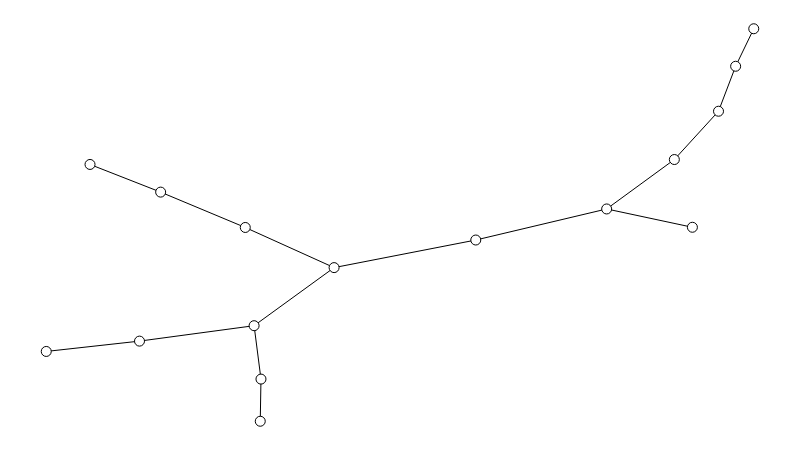

Notebook cell for this chart:
### Markdown cell above
## Caminhos relativamente curtos

Primeiramente, precisamos evitar caracterizações baseadas em algum "número mágico" como [seis](https://en.wikipedia.org/wiki/Six_degrees_of_separation). A diferença entre os comprimentos médios obtidos pelo Milgram e os comprimentos médios obtidos do Spotify exigem uma caracterização mais genérica.

Informalmente, a definição de pequeno mundo já foi estabelecida: um grafo cujos caminhos são *relativamente curtos*. Nosso objetivo é formalizar o suficiente essa definição para poder usá-la em um teste de hipótese.

Um primeiro passso natural é tentar visualizar uma rede pequeno mundo para obter *insights* sobre a "cara" dela.

Nas lousinhas, as duplas Graicer/Tirta e Fred/Rapha apresentaram propostas baseadas em *árvore*. Uma árvore é uma *rede conexa sem circuitos*, ou seja, é um grafo com as seguintes propriedades:

* entre quaisquer dois nós, existe um caminho;
* esse caminho é o único entre esses nós.

O módulo *NetworkX* possui uma função pronta para gerar uma árvore aleatória com dado número de nós.

### Code cell
# Gera uma árvore aleatória.
g = nx.random_tree(NUM_NODES)

# Atribui posições aos nós.
sn.set_spring_positions(g)

# Mostra o grafo.
show_graph(g)

### Figure 1 — Plotly figure (JSON) as saved in the notebook; plotly's stock layout.template omitted (floating-point values rounded to 4 significant figures)
{"data": [{"hoverinfo": "none", "line": {"color": "rgb(0, 0, 0)", "width": 1}, "mode": "lines", "type": "scatter", "uid": "5dd71024-a9f8-11e8-a2af-0a0095515601", "x": [0, 0.1318, null, 0.3025, 0.3035, null, 0.7921, 0.9133, null, 0.7921, 0.6071, null, 0.7921, 0.8878, null, 0.1617, 0.06187, null, 0.1617, 0.2813, null, 0.1318, 0.2938, null, 0.2813, 0.4068, null, 0.9502, 0.8878, null, 0.9502, 0.9744, null, 0.6071, 0.4068, null, 0.3035, 0.2938, null, 0.2938, 0.4068, null, 1, 0.9744, null], "y": [0.1778, 0.2042, null, 0, 0.1074, null, 0.5409, 0.4942, null, 0.5409, 0.4617, null, 0.5409, 0.6668, null, 0.5838, 0.6543, null, 0.5838, 0.4937, null, 0.2042, 0.2435, null, 0.4937, 0.3914, null, 0.7899, 0.6668, null, 0.7899, 0.9044, null, 0.4617, 0.3914, null, 0.1074, 0.2435, null, 0.2435, 0.3914, null, 1, 0.9044, null]}, {"hoverinfo": "none", "marker": {"color": "rgb(255, 255, 255)", "line": {"color": "rgb(0, 0, 0)", "width": 1}, "size": 10}, "mode": "markers+text", "text": [], "textfont": {"color": "rgb(0, 0, 0)"}, "textposition": "middle center", "type": "scatter", "uid": "5dd71222-a9f8-11e8-a2af-0a0095515601", "x": [0, 0.3025, 0.7921, 0.1617, 0.1318, 0.9133, 0.2813, 0.9502, 0.6071, 0.3035, 0.2938, 0.4068, 0.06187, 0.8878, 1, 0.9744], "y": [0.1778, 0, 0.5409, 0.5838, 0.2042, 0.4942, 0.4937, 0.7899, 0.4617, 0.1074, 0.2435, 0.3914, 0.6543, 0.6668, 1, 0.9044]}], "layout": {"height": 450, "margin": {"b": 0, "l": 0, "r": 0, "t": 0}, "showlegend": false, "width": 800, "xaxis": {"showgrid": false, "showticklabels": false, "zeroline": false}, "yaxis": {"showgrid": false, "showticklabels": false, "zeroline": false}}}
